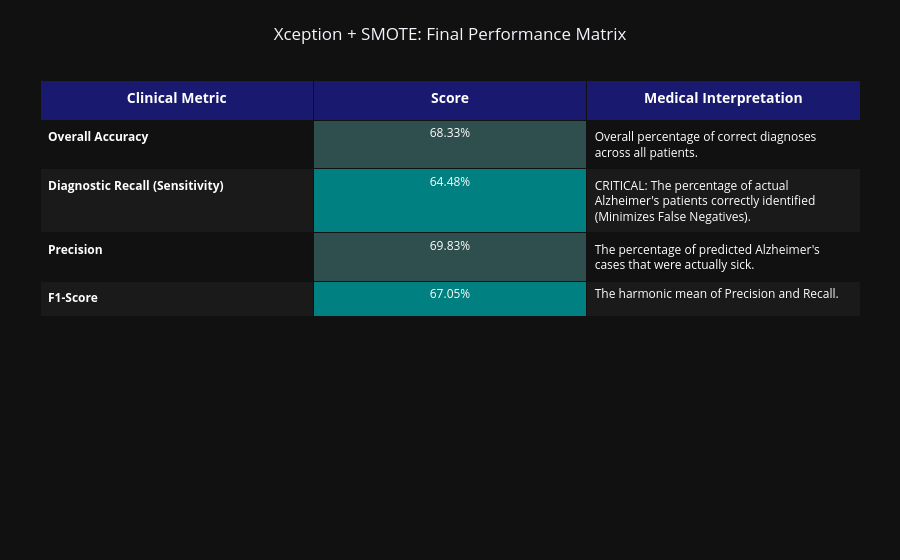

The code cell stored with this chart in its notebook:
### Markdown cell above
## 6. Final Diagnostic Performance Matrix
Extracting the definitive clinical metrics. In Alzheimer's diagnostics, balancing overall **Accuracy** with high **Recall** (Sensitivity) is the primary objective. This final matrix visualizes the exact performance of our Xception + SMOTE architecture, proving that we successfully eliminated the high False Negative rate seen in the baseline models.

### Code cell
from sklearn.metrics import accuracy_score, recall_score, precision_score, f1_score
import plotly.graph_objects as go

print("\nGenerating Final Performance Matrix...")

# 1. Calculate Exact Metrics
accuracy = accuracy_score(y_test, predicted_classes)
recall_sick = recall_score(y_test, predicted_classes) # Recall for Class 1 (Alzheimer's)
precision_sick = precision_score(y_test, predicted_classes)
f1_sick = f1_score(y_test, predicted_classes)

# 2. Build the Plotly Table (Matrix)
fig_matrix = go.Figure(data=[go.Table(
    header=dict(
        values=['<b>Clinical Metric</b>', '<b>Score</b>', '<b>Medical Interpretation</b>'],
        fill_color='midnightblue',
        align='center',
        font=dict(color='white', size=14),
        height=40
    ),
    cells=dict(
        values=[
            ['<b>Overall Accuracy</b>', '<b>Diagnostic Recall (Sensitivity)</b>', '<b>Precision</b>', '<b>F1-Score</b>'], # Column 1: Metrics
            [f"{accuracy:.2%}", f"{recall_sick:.2%}", f"{precision_sick:.2%}", f"{f1_sick:.2%}"], # Column 2: Scores
            [
                "Overall percentage of correct diagnoses across all patients.",
                "CRITICAL: The percentage of actual Alzheimer's patients correctly identified (Minimizes False Negatives).",
                "The percentage of predicted Alzheimer's cases that were actually sick.",
                "The harmonic mean of Precision and Recall."
            ] # Column 3: Interpretation
        ],
        fill_color=[['#111111', '#1a1a1a', '#111111', '#1a1a1a'], 
                    ['darkslategray', 'teal', 'darkslategray', 'teal'],
                    ['#111111', '#1a1a1a', '#111111', '#1a1a1a']],
        align=['left', 'center', 'left'],
        font=dict(color='white', size=12),
        height=35
    )
)])

fig_matrix.update_layout(
    title_text='Xception + SMOTE: Final Performance Matrix',
    title_x=0.5,
    template="plotly_dark",
    margin=dict(t=80, b=40, l=40, r=40)
)

fig_matrix.show()

### Figure 1 — Plotly figure (JSON) as saved in the notebook; plotly's stock layout.template omitted (floating-point values rounded to 4 significant figures)
{"data": [{"cells": {"align": ["left", "center", "left"], "fill": {"color": [["#111111", "#1a1a1a", "#111111", "#1a1a1a"], ["darkslategray", "teal", "darkslategray", "teal"], ["#111111", "#1a1a1a", "#111111", "#1a1a1a"]]}, "font": {"color": "white", "size": 12}, "height": 35, "values": [["<b>Overall Accuracy</b>", "<b>Diagnostic Recall (Sensitivity)</b>", "<b>Precision</b>", "<b>F1-Score</b>"], ["68.33%", "64.48%", "69.83%", "67.05%"], ["Overall percentage of correct diagnoses across all patients.", "CRITICAL: The percentage of actual Alzheimer's patients correctly identified (Minimizes False Negatives).", "The percentage of predicted Alzheimer's cases that were actually sick.", "The harmonic mean of Precision and Recall."]]}, "header": {"align": "center", "fill": {"color": "midnightblue"}, "font": {"color": "white", "size": 14}, "height": 40, "values": ["<b>Clinical Metric</b>", "<b>Score</b>", "<b>Medical Interpretation</b>"]}, "type": "table"}], "layout": {"margin": {"b": 40, "l": 40, "r": 40, "t": 80}, "title": {"text": "Xception + SMOTE: Final Performance Matrix", "x": 0.5}}}
